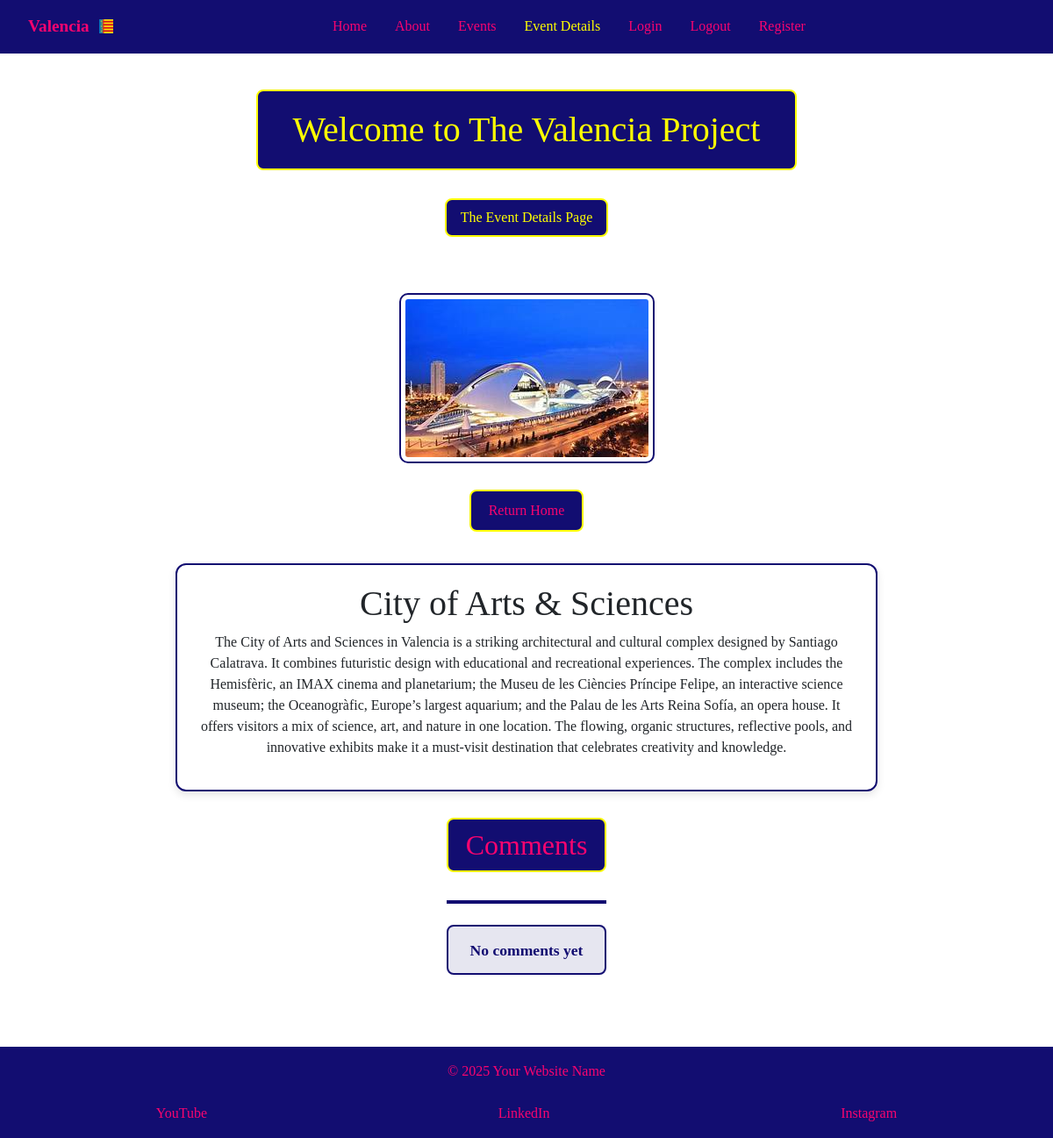
/event-details/3/, run on an earlier commit of the app's database.
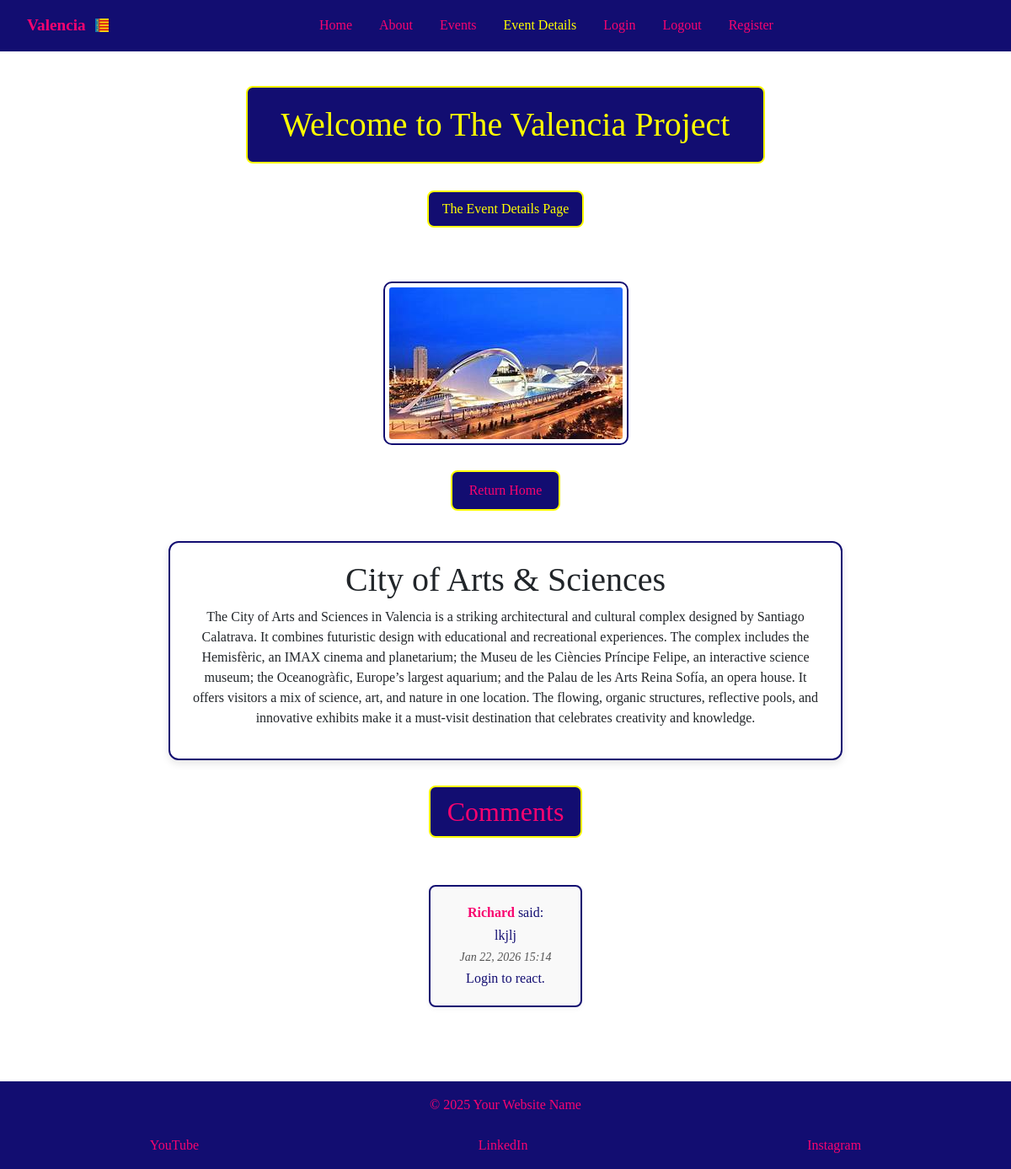
And on a later commit of the database.
### tourism_es/models.py (models this page shows, shortened)
class Comment(models.Model):
    card = models.ForeignKey(
        CardText,
        on_delete=models.CASCADE,
        related_name='comments',
        default=1
    )
    user = models.ForeignKey(User, on_delete=models.CASCADE)
    text = models.TextField()
    created_at = models.DateTimeField(auto_now_add=True)
    updated_at = models.DateTimeField(auto_now=True)

### tourism_es/views.py (the view)
# urls.py: path('event-details/<int:pk>/', views.event_details, name='event-details'),
def event_details(request, pk):
    card = get_object_or_404(CardText, id=pk)
    is_saved = False
    if request.user.is_authenticated:
        is_saved = card.saved_by.filter(pk=request.user.pk).exists()
    if request.method == 'POST' and request.user.is_authenticated:
        form = CommentForm(request.POST)
        if form.is_valid():
            comment = form.save(commit=False)
            comment.user = request.user
            comment.card = card
            comment.save()
            return redirect('event-details', pk=card.pk)
    else:
        form = CommentForm()
    comments = card.comments.all().order_by('created_at')
    context = {
        'card': card,
        'comments': comments,
        'form': form,
        'is_saved': is_saved,
        'active_tab': 'event-details'
    }
    return render(request, 'event-details.html', context)

### tourism_es/templates/event-details.html (shortened to what this page needs)
{% extends 'base.html' %}
{% load static %}
{% load comment_tags %}
{% block content %}
<h1 class="color">Welcome to The Valencia Project</h1>
<p class="color">The Event Details Page</p>
<main class="card-detail-wrapper">
    <div class="card-detail">
        <img src="{% static 'images/' %}{{ card.image_name }}" alt="{{ card.title }}">
        <p>
            <a class="color-return" href="{% url 'index' %}">Return Home</a>
        </p>
        <div class="card-content-box">
            <h1>{{ card.title }}</h1>
            <p>{{ card.content }}</p>
        </div>
        <div class="comments-section">
            <h2>Comments</h2>
            {% for comment in comments %}
            <div class="comment" data-id="{{ comment.id }}">
                <p><strong>{{ comment.user.username }}</strong> said:</p>
                <p>{{ comment.text }}</p>
                <small>{{ comment.created_at|date:"M d, Y H:i "}}</small>
                <div class="reaction-buttons">
                    {% if user.is_authenticated %}
                    <button class="like-btn" data-url="{% url 'toggle_reaction' comment.id 'like' %}">👍</button>
                    <span class="like-count">{{ comment|reaction_count:"like" }}</span>
                    <button class="dislike-btn" data-url="{% url 'toggle_reaction' comment.id 'dislike' %}">👎</button>
                    <span class="dislike-count">{{ comment|reaction_count:"dislike" }}</span>
                    {% else %}
                    <p>Login to react.</p>
                    {% endif %}
                </div>
            </div>
            {% empty %}
            <hr>
            <p class="no-comments">No comments yet</p>
            {% endfor %}
        </div>
    </div>
</main>
{% endblock %}

What changed in the data, as far as the page shows it:
added Comment: user.username "Richard", text "lkjlj", created_at "Jan 22, 2026 15:14"
Also different on the page:
text no longer shown: "No comments yet"
